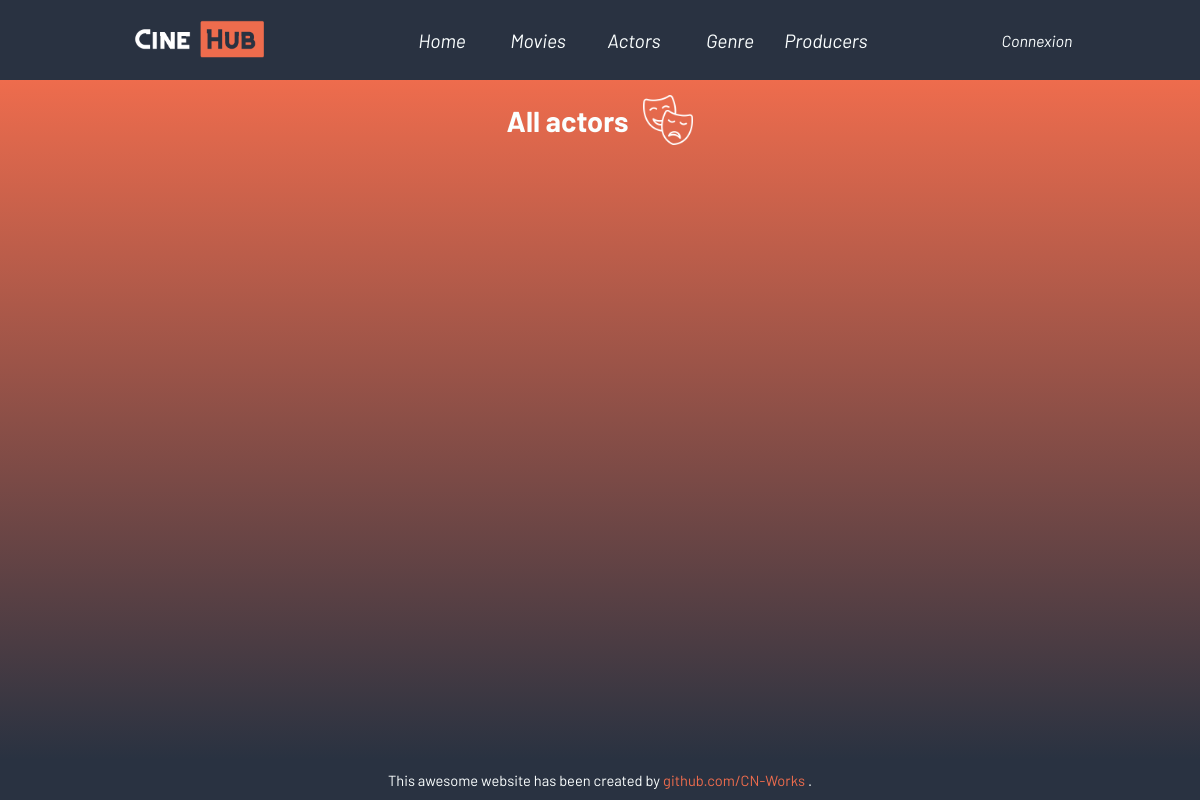
Page /index.php?action=actorList on the earlier database version.
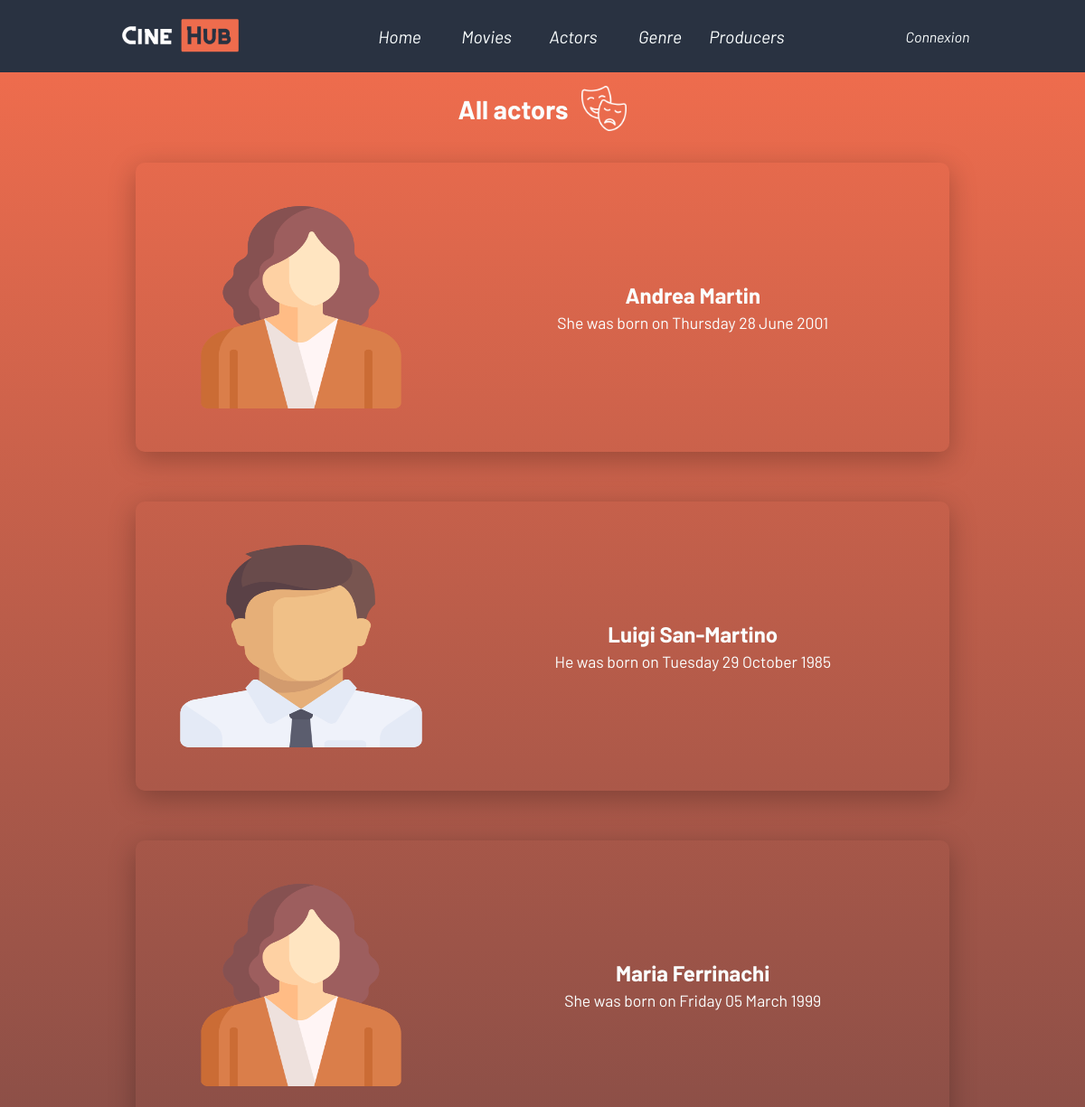
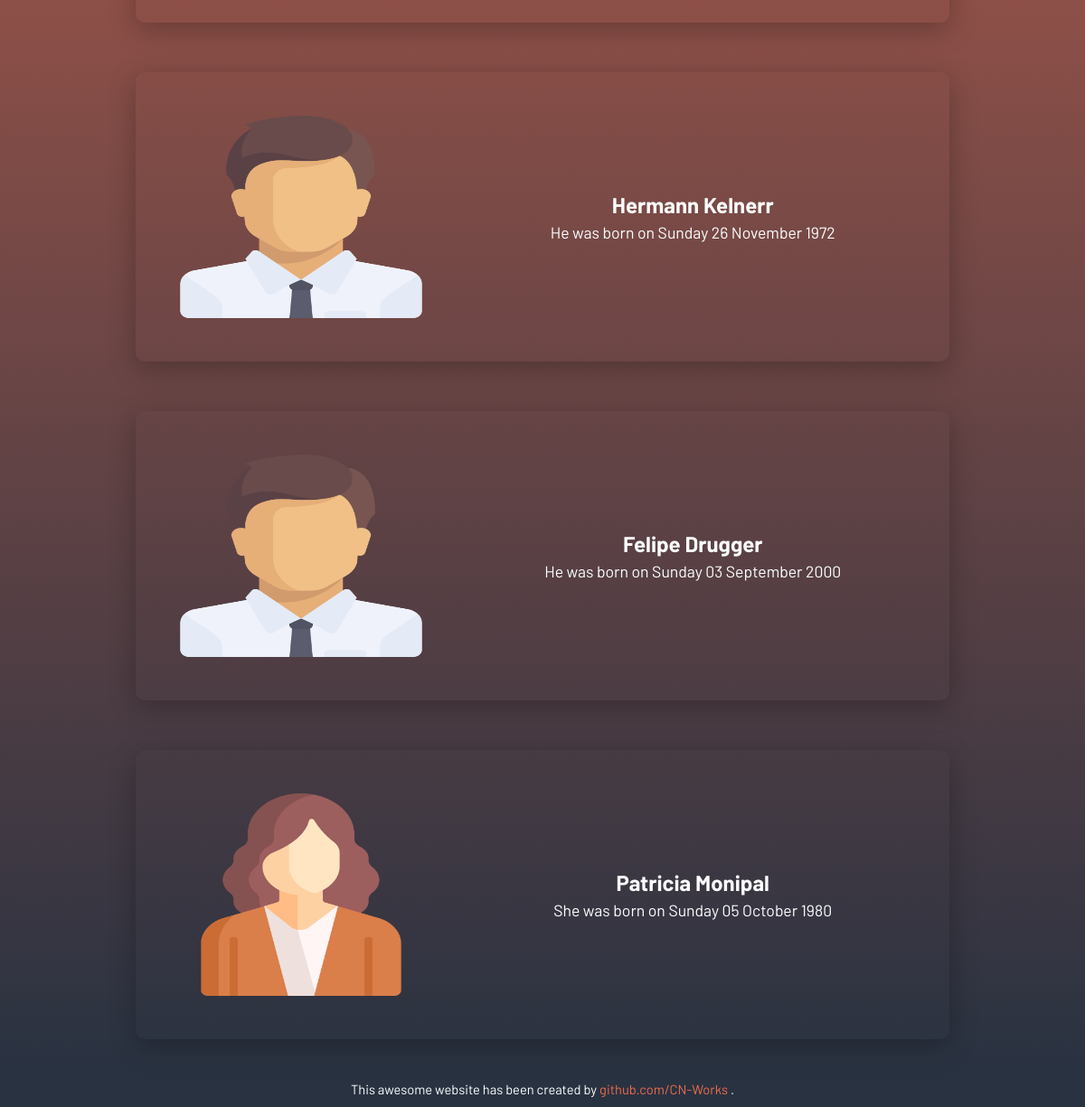
Same page on the later database version (2 pictures, top to bottom).
### tables this page shows
CREATE TABLE IF NOT EXISTS `acteur` (
  `id_acteur` int NOT NULL AUTO_INCREMENT,
  `id_personne` int NOT NULL,
  PRIMARY KEY (`id_acteur`),
  UNIQUE KEY `id_personne` (`id_personne`),
  CONSTRAINT `acteur_ibfk_1` FOREIGN KEY (`id_personne`) REFERENCES `personne` (`id_personne`)
);

CREATE TABLE IF NOT EXISTS `personne` (
  `id_personne` int NOT NULL AUTO_INCREMENT,
  `nom` varchar(50) NOT NULL,
  `prenom` varchar(50) NOT NULL,
  `sexe` varchar(50) DEFAULT NULL,
  `dateNaissance` date NOT NULL,
  PRIMARY KEY (`id_personne`)
);

### controllers/Person_controller.php (called while the page is built, shortened)
<?php
class PersonController {
    public function findAllActors(){
        $dao = new DAO();
        $sql = "SELECT pe.id_personne AS id_person, ac.id_acteur AS id_actor, pe.nom AS lastname, pe.prenom AS firstname, pe.sexe AS sex, pe.dateNaissance AS dob
                FROM personne pe
                INNER JOIN acteur ac ON pe.id_personne = ac.id_personne
                GROUP BY pe.id_personne";
        $actors = $dao->executeRequest($sql);
        require "views/actors/actorslisting.php";
    }
}
?>

### db/DAO.php (called while the page is built, shortened)
<?php
class DAO {
    private $db;
    public function __construct(){
        $this->db = new PDO('mysql:host=localhost;dbname=cinehub;charset=utf8', 'root', '');
    }
    public function executeRequest($sql, $params = NULL) {
        if ($params == NULL){
            $resultat = $this->db->query($sql);
        } else {
            $resultat = $this->db->prepare($sql);
            $resultat->execute($params);
        }
        return $resultat;
    }
}

### views/actors/actorslisting.php (the view, shortened to what this page needs)
<main class="actorpage-main">
    <div class="actorpage-head">
        <h2 class="actorpage-head-title">All actors</h2>
        <img class="actorpage-head-image unselectable" src="public/images/actors.png" alt="Mask icon">
    </div>
    <?php
        foreach ($actors->fetchAll() as $actordata) {
            if ($actordata["sex"] == "m") {
                $image = "public/images/man.png";
                $pronoun = "He";
            } else {
                $image = "public/images/woman.png";
                $pronoun = "She";
            }
            $actor_dob = date_create($actordata["dob"]);
            $actor_dob = date_format($actor_dob,"l d F Y");
            echo "
            <div class='actorpage-card'>
                <img class='actor-card-image unselectable' src=".$image." alt='person image'>
                <div class='actorpage-card-texts'>
                    <p class='actorpage-card-name' >".$actordata["firstname"]." ".$actordata["lastname"]."</p>
                    <p class='actorpage-card-dob'>".$pronoun." was born on ".$actor_dob."</p>
                </div>
            </div>
            ";
        }
    ?>
</main>
<?php
    $content = ob_get_clean();
    require("views/template.php");
?>

### index.php (shortened to what this page needs)
<?php
require_once "controllers/Person_controller.php";
$homeController = new HomeController();
$personController = new PersonController();
if (isset($_GET["action"])) {
    switch($_GET["action"]) {
        case "actorList":
            $personController->findAllActors();
            break;
    }
} else {
    $homeController->goToHomePage();
}
?>

### views/template.php (shortened to what this page needs)
<!DOCTYPE html>
<html lang="fr">
<head>
    <link rel="stylesheet" href="public/css/template.css">
</head>
<body>
    <header>
        <a href="index.php?action=HomePage" class="header-logo unselectable"><img class="header-logo-image" src="public/images/cinehub.png" alt="CineHub logo"></a>
        <ul>
            <li><a class="header-category unselectable" href="index.php?action=HomePage">Home</a></li>
            <li><a class="header-category unselectable" href="index.php?action=movieList">Movies</a></li>
            <li><a class="header-category unselectable" href="index.php?action=actorList">Actors</a></li>
            <li><a class="header-category unselectable" href="index.php?action=genreList">Genre</a></li>
            <li><a class="header-category unselectable" href="index.php?action=producerList">Producers</a></li>
        </ul>
        <a class="header-connexion unselectable" href="">Connexion</a>
    </header>
    <?php echo $content ?>
    <footer>
        <small class="footer-text unselectable">This awesome website has been created by <a href="https://github.com/CN-Works" class="text-orange gitlink">github.com/CN-Works</a>.</small>
    </footer>
</body>
</html>

### public/css/template.css (style rules this page uses)
* { font-family: "Barlow", sans-serif; padding : 0; margin : 0; box-sizing: border-box; }
:root { --main-dark-blue: #293241; --main-gray: #b4d7ec; --main-orange: #EE6C4D; --main-blue: #3D5A80; --main-white: #fbffff; }
.unselectable { -webkit-user-select: none; -moz-user-select: none; -ms-user-select: none; }
.text-orange { color: var(--main-orange); }
header { height: 10vh; width: 100%; background-color: var(--main-dark-blue); display: flex; justify-content: space-evenly; align-items: center; font-style: italic; }
.header-logo { height: 50%; }
.header-logo-image { height: 100%; }
ul { display: flex; align-items: center; height: 100%; width: 40%; }
li { list-style: none; height: 100%; width: 20%; }
.header-category { height: 100%; width: 100%; color: var(--main-white); text-decoration: none; font-size: 1.2rem; display: flex; align-items: center; justify-content: center; transition: all, 0.25s; }
.header-connexion { color: var(--main-white); }
a { text-decoration: none; }
footer { height: 5vh; background-color: var(--main-dark-blue); color: var(--main-white); display: flex; flex-direction: column; align-items: center; justify-content: center; font-size: 1.1rem; }
.footer-text { display: flex; gap: 3px; }
.gitlink { text-decoration: none; color: var(--main-orange); }
.actorpage-main { background: linear-gradient(var(--main-orange), var(--main-dark-blue)); min-height: 85vh; display: flex; flex-direction: column; align-items: center; padding: 15px 0; gap: 15px; }
.actorpage-head { width: 100%; height: 50px; display: flex; align-items: center; justify-content: center; gap: 15px; }
.actorpage-head-title { font-size: 1.8rem; color: var(--main-white); }
.actorpage-head-image { height: 100%; filter: invert(); }
.actorpage-card { width: 75%; height: 40vh; margin: 20px 0; display: flex; align-items: center; justify-content: space-evenly; box-shadow: 0 8px 30px 0 rgba(0, 0, 0, 0.25); border-radius: 10px; transition: all, 0.5s; }
.actor-card-image { height: 70%; aspect-ratio: 4/3; }
.actorpage-card-texts { height: 80%; width: 500px; display: flex; flex-direction: column; align-items: center; justify-content: center; gap: 5px; }
.actorpage-card-name { color: var(--main-white); font-size: 1.5rem; font-weight: bold; }
.actorpage-card-dob { color: var(--main-white); font-size: 1.1rem; }

Differences in the rows shown:
added acteur: id_personne.prenom "Andrea", id_personne.nom "Martin", id_personne.sexe "She", id_personne.dateNaissance "Thursday 28 June 2001"
added acteur: id_personne.prenom "Luigi", id_personne.nom "San-Martino", id_personne.sexe "He", id_personne.dateNaissance "Tuesday 29 October 1985"
added acteur: id_personne.prenom "Maria", id_personne.nom "Ferrinachi", id_personne.sexe "She", id_personne.dateNaissance "Friday 05 March 1999"
added acteur: id_personne.prenom "Hermann", id_personne.nom "Kelnerr", id_personne.sexe "He", id_personne.dateNaissance "Sunday 26 November 1972"
added acteur: id_personne.prenom "Felipe", id_personne.nom "Drugger", id_personne.sexe "He", id_personne.dateNaissance "Sunday 03 September 2000"
added acteur: id_personne.prenom "Patricia", id_personne.nom "Monipal", id_personne.sexe "She", id_personne.dateNaissance "Sunday 05 October 1980"
